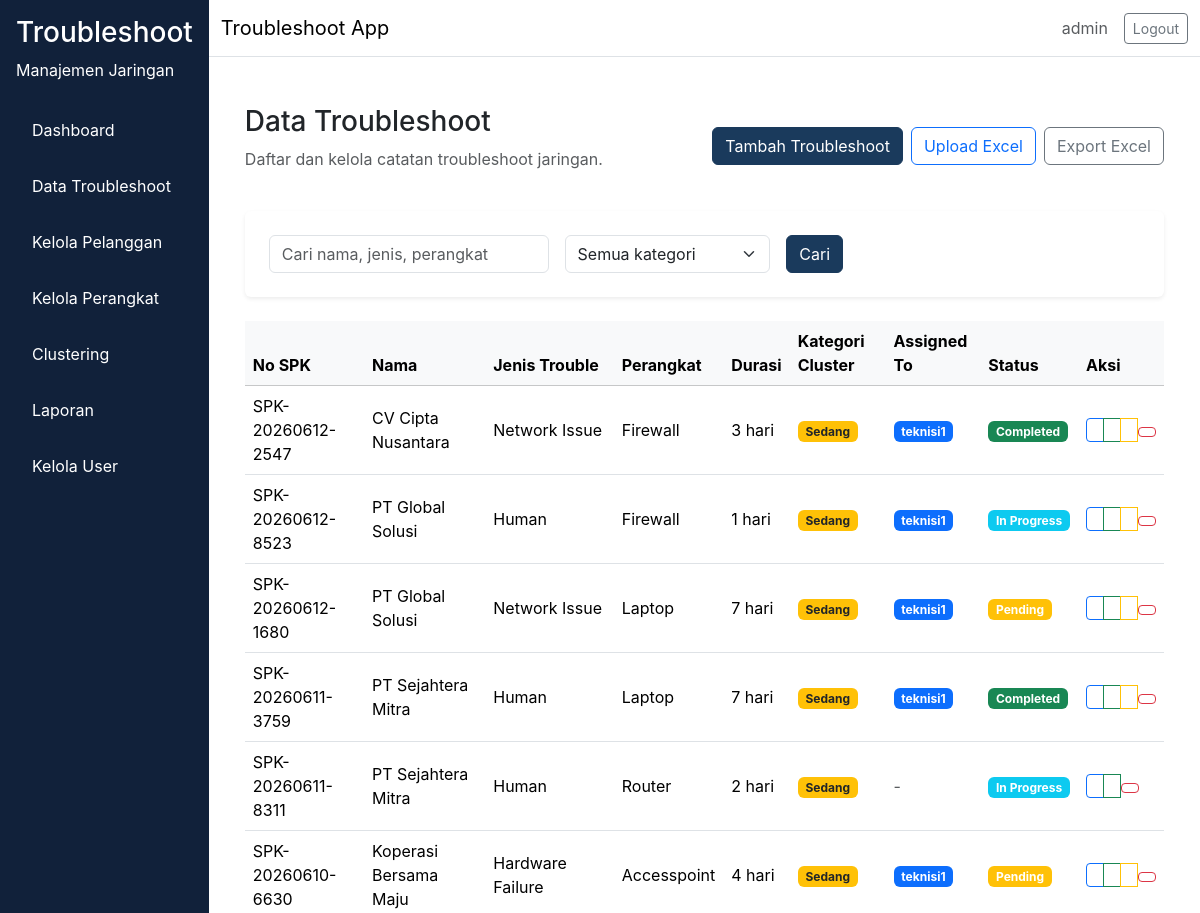
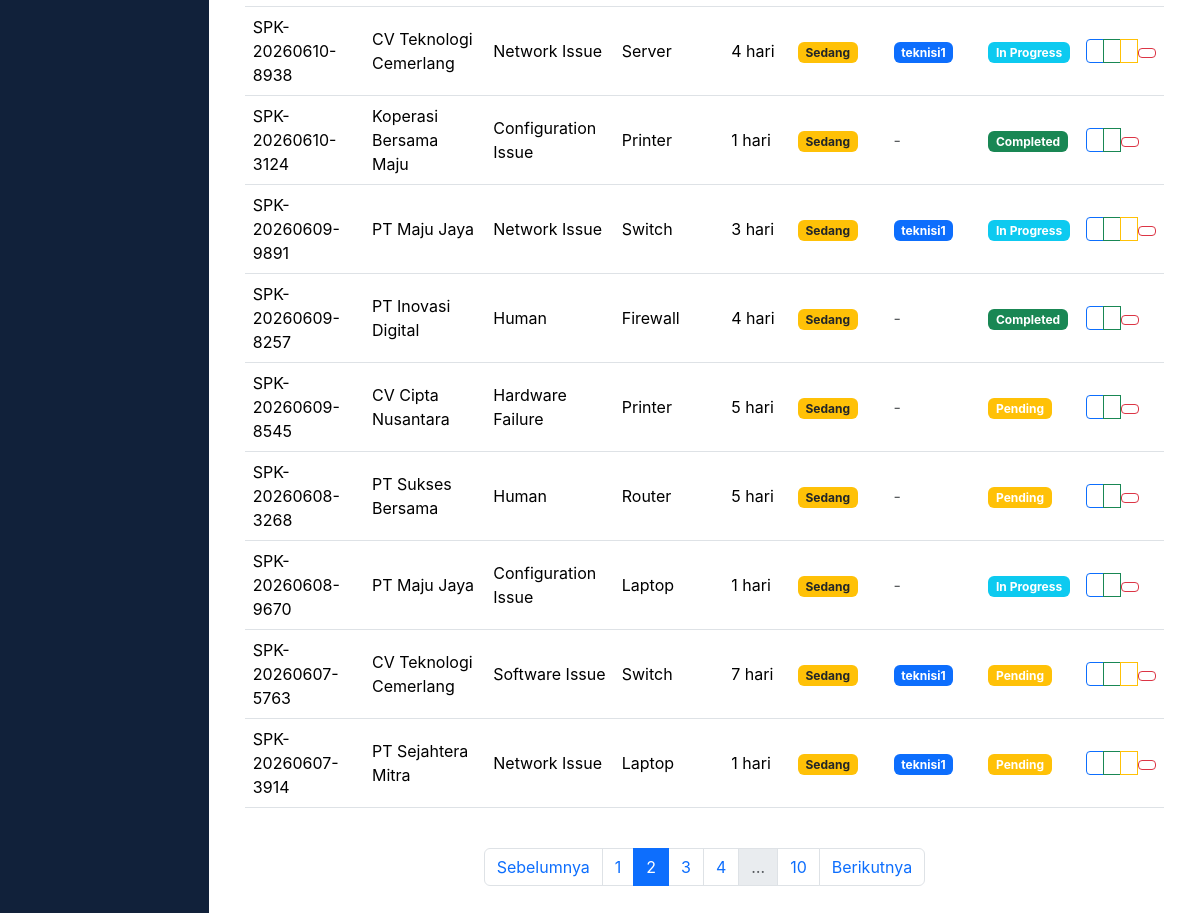
Page /troubleshoot/?page=2&search=&kategori= (signed in) on the committed database (2 pictures, top to bottom).
### app/models/user.py (models this page shows, shortened)
class User(db.Model, UserMixin):
    __tablename__ = "user"
    id = db.Column(db.Integer, primary_key=True)
    username = db.Column(db.String(64), unique=True, nullable=False)
    email = db.Column(db.String(120), unique=True, nullable=False)
    password_hash = db.Column(db.String(256), nullable=False)
    role = db.Column(db.Enum(RoleEnum), nullable=False, default=RoleEnum.teknisi)
    created_at = db.Column(db.DateTime, server_default=db.func.now(), nullable=False)
    is_active = db.Column(db.Boolean, default=True, nullable=False)

### app/models/troubleshoot.py (models this page shows, shortened)
class Troubleshoot(db.Model):
    __tablename__ = "troubleshoot"
    id = db.Column(db.Integer, primary_key=True)
    no_spk = db.Column(db.String(80), unique=True, nullable=False)
    nama_pelanggan = db.Column(db.String(150), nullable=False)
    informasi_trouble = db.Column(db.Text, nullable=False)
    jenis_trouble = db.Column(db.Enum(JenisTroubleEnum), nullable=False)
    perangkat = db.Column(db.Enum(PerangkatEnum), nullable=False)
    service = db.Column(db.Enum(ServiceEnum), nullable=False)
    tanggal_komplain = db.Column(db.DateTime, nullable=False)
    selesai_pengerjaan = db.Column(db.DateTime, nullable=True)
    durasi_pengerjaan = db.Column(db.Integer, nullable=True)
    keterangan_action = db.Column(db.Text, nullable=True)
    cluster_id = db.Column(db.Integer, nullable=True)
    kategori_cluster = db.Column(db.Enum(KategoriClusterEnum), nullable=True)
    assigned_to = db.Column(db.Integer, db.ForeignKey("user.id"), nullable=True)
    status = db.Column(db.Enum(StatusTroubleEnum), nullable=False, default=StatusTroubleEnum.Pending)
    pelanggan_id = db.Column(db.Integer, db.ForeignKey("pelanggan.id"), nullable=True)
    perangkat_id = db.Column(db.Integer, db.ForeignKey("perangkat.id"), nullable=True)
    created_by = db.Column(db.Integer, db.ForeignKey("user.id"), nullable=False)
    created_at = db.Column(db.DateTime, server_default=db.func.now(), nullable=False)
    updated_at = db.Column(db.DateTime, server_default=db.func.now(), onupdate=db.func.now(), nullable=False)
    user = db.relationship("User", backref=db.backref("troubleshoots", lazy="dynamic"), lazy="select", foreign_keys=[created_by])
    assigned_user = db.relationship("User", backref=db.backref("assigned_troubleshoots", lazy="dynamic"), lazy="select", foreign_keys=[assigned_to])

### app/routes/troubleshoot.py (the view, shortened to what this page needs)
@troubleshoot_bp.route("/")
@login_required
def index():
    page = request.args.get("page", 1, type=int)
    search = request.args.get("search", "", type=str).strip()
    kategori_filter = request.args.get("kategori", "", type=str)
    query = Troubleshoot.query
    if current_user.role.value == "teknisi":
        query = query.filter_by(assigned_to=current_user.id)
    if kategori_filter:
        query = query.filter_by(kategori_cluster=kategori_filter)
    pagination = query.order_by(Troubleshoot.created_at.desc()).paginate(page=page, per_page=15)
    return render_template(
        "troubleshoot/index.html",
        pagination=pagination,
        search=search,
        kategori_filter=kategori_filter,
    )

### app/__init__.py (called while the page is built)
def load_user(user_id):
    return User.query.get(int(user_id))

### app/templates/troubleshoot/index.html (shortened to what this page needs)
{% extends "base.html" %}
{% block content %}
<div class="container-fluid">
  <div class="d-flex flex-column flex-md-row align-items-md-center justify-content-between mb-4 gap-3">
    <div>
      <h1 class="h3">Data Troubleshoot</h1>
      <p class="text-muted">Daftar dan kelola catatan troubleshoot jaringan.</p>
    </div>
    <div class="d-flex gap-2 flex-wrap">
      {% if current_user.role.value != 'manajer' %}
      <a href="{{ url_for('troubleshoot.tambah') }}" class="btn btn-primary">Tambah Troubleshoot</a>
      <a href="{{ url_for('troubleshoot.upload') }}" class="btn btn-outline-primary">Upload Excel</a>
      {% endif %}
      <a href="{{ url_for('troubleshoot.export') }}" class="btn btn-outline-secondary">Export Excel</a>
    </div>
  </div>
  <div class="card shadow-sm p-4 mb-4">
    <form method="GET" class="row g-3 align-items-center">
      <div class="col-md-4">
        <input type="text" name="search" class="form-control" placeholder="Cari nama, jenis, perangkat" value="{{ search }}">
      </div>
      <div class="col-md-3">
        <select class="form-select" name="kategori">
          <option value="">Semua kategori</option>
        </select>
      </div>
      <div class="col-md-auto">
        <button type="submit" class="btn btn-primary">Cari</button>
      </div>
    </form>
  </div>
  <div class="table-responsive">
    <table class="table table-hover align-middle">
      <thead class="table-light">
        <tr>
          <th>No SPK</th>
          <th>Nama</th>
          <th>Jenis Trouble</th>
          <th>Perangkat</th>
          <th>Durasi</th>
          <th>Kategori Cluster</th>
          <th>Assigned To</th>
          <th>Status</th>
          <th>Aksi</th>
        </tr>
      </thead>
      <tbody>
        {% for item in pagination.items %}
        <tr>
          <td>{{ item.no_spk }}</td>
          <td>{{ item.nama_pelanggan }}</td>
          <td>{{ item.jenis_trouble.value }}</td>
          <td>{{ item.perangkat.value }}</td>
          <td>{{ item.durasi_pengerjaan or '-' }} hari</td>
          <td>
            {% if item.kategori_cluster %}
              {% if item.kategori_cluster.value == 'Ringan' %}
                <span class="badge bg-success">Ringan</span>
              {% elif item.kategori_cluster.value == 'Sedang' %}
                <span class="badge bg-warning text-dark">Sedang</span>
              {% else %}
                <span class="badge bg-danger">Berat</span>
              {% endif %}
            {% else %}
              <span class="text-muted">-</span>
            {% endif %}
          </td>
          <td>
            {% if item.assigned_user %}
              <span class="badge bg-primary">{{ item.assigned_user.username }}</span>
            {% else %}
              <span class="text-muted">-</span>
            {% endif %}
          </td>
          <td>
            <span class="badge bg-{% if item.status.value == 'Pending' %}warning{% elif item.status.value == 'In Progress' %}info{% else %}success{% endif %}">
              {{ item.status.value }}
            </span>
          </td>
          <td>
            <div class="btn-group btn-group-sm" role="group">
              <a href="{{ url_for('troubleshoot.edit', id=item.id) }}" class="btn btn-outline-primary" title="Edit">
              </a>
              {% if current_user.role.value == 'admin' %}
                <a href="{{ url_for('troubleshoot.assign', id=item.id) }}" class="btn btn-outline-success" title="Assign">
                </a>
              {% endif %}
              {% if current_user.role.value in ['admin', 'teknisi'] and item.assigned_to %}
                <a href="{{ url_for('troubleshoot.update_status', id=item.id) }}" class="btn btn-outline-warning" title="Update Status">
                </a>
              {% endif %}
              {% if current_user.role.value != 'manajer' and (current_user.role.value == 'admin' or item.created_by == current_user.id) %}
                <form method="POST" action="{{ url_for('troubleshoot.hapus', id=item.id) }}" onsubmit="return confirm('Hapus data ini?');" style="display: inline;">
                  <button type="submit" class="btn btn-sm btn-outline-danger" title="Delete">
                  </button>
                </form>
              {% endif %}
            </div>
          </td>
        </tr>
        {% else %}
        <tr>
          <td colspan="9" class="text-center text-muted">Tidak ada data.</td>
        </tr>
        {% endfor %}
      </tbody>
    </table>
  </div>
  <nav aria-label="Pagination">
    <ul class="pagination justify-content-center mt-4">
      {% if pagination.has_prev %}
        <li class="page-item">
          <a class="page-link" href="?page={{ pagination.prev_num }}&search={{ search }}&kategori={{ kategori_filter }}">Sebelumnya</a>
        </li>
      {% else %}
        <li class="page-item disabled"><span class="page-link">Sebelumnya</span></li>
      {% endif %}
      {% for page_num in pagination.iter_pages(left_edge=1, right_edge=1, left_current=2, right_current=2) %}
        {% if page_num %}
          <li class="page-item {% if page_num == pagination.page %}active{% endif %}">
            <a class="page-link" href="?page={{ page_num }}&search={{ search }}&kategori={{ kategori_filter }}">{{ page_num }}</a>
          </li>
        {% else %}
          <li class="page-item disabled"><span class="page-link">…</span></li>
        {% endif %}
      {% endfor %}
      {% if pagination.has_next %}
        <li class="page-item">
          <a class="page-link" href="?page={{ pagination.next_num }}&search={{ search }}&kategori={{ kategori_filter }}">Berikutnya</a>
        </li>
      {% else %}
        <li class="page-item disabled"><span class="page-link">Berikutnya</span></li>
      {% endif %}
    </ul>
  </nav>
</div>
{% endblock %}

### app/templates/base.html (shortened to what this page needs)
<!doctype html>
<html lang="en">
  <head>
    <link href="https://cdn.jsdelivr.net/npm/bootstrap@5.3.2/dist/css/bootstrap.min.css" rel="stylesheet">
    <link rel="stylesheet" href="{{ url_for('static', filename='css/style.css') }}">
  </head>
  <body>
    <div class="d-flex min-vh-100 bg-light">
      {% if current_user.is_authenticated %}
      <nav class="sidebar p-3">
        <div class="sidebar-header mb-4 text-white">
          <h3>Troubleshoot</h3>
          <p>Manajemen Jaringan</p>
        </div>
        <ul class="nav flex-column">
          <li class="nav-item mb-2">
            <a class="nav-link text-white" href="{{ url_for('dashboard.index') }}">Dashboard</a>
          </li>
          {% if current_user.role.value == 'teknisi' %}
            <li class="nav-item mb-2">
              <a class="nav-link text-white" href="{{ url_for('troubleshoot.my_tasks') }}">Task Saya</a>
            </li>
          {% else %}
            <li class="nav-item mb-2">
              <a class="nav-link text-white" href="{{ url_for('troubleshoot.index') }}">Data Troubleshoot</a>
            </li>
            <li class="nav-item mb-2">
              <a class="nav-link text-white" href="{{ url_for('pelanggan.index') }}">Kelola Pelanggan</a>
            </li>
            <li class="nav-item mb-2">
              <a class="nav-link text-white" href="{{ url_for('pelanggan.perangkat_index') }}">Kelola Perangkat</a>
            </li>
            {% if current_user.role.value in ['admin', 'manajer'] %}
            <li class="nav-item mb-2">
              <a class="nav-link text-white" href="{{ url_for('clustering.index') }}">Clustering</a>
            </li>
            {% endif %}
            <li class="nav-item mb-2">
              <a class="nav-link text-white" href="{{ url_for('laporan.index') }}">Laporan</a>
            </li>
          {% endif %}
          {% if current_user.role.value == 'admin' %}
          <li class="nav-item mb-2">
            <a class="nav-link text-white" href="{{ url_for('admin.users') }}">Kelola User</a>
          </li>
          {% endif %}
        </ul>
      </nav>
      {% endif %}
      <div class="flex-grow-1 d-flex flex-column">
        <nav class="navbar navbar-expand-lg navbar-light bg-white border-bottom">
          <div class="container-fluid">
            <div class="navbar-brand mb-0">Troubleshoot App</div>
            <div class="d-flex align-items-center gap-3">
              {% if current_user.is_authenticated %}
              <span class="text-muted">{{ current_user.username }}</span>
              <a class="btn btn-outline-secondary btn-sm" href="{{ url_for('auth.logout') }}">Logout</a>
              {% endif %}
            </div>
          </div>
        </nav>
        <main class="flex-grow-1 p-4 bg-white">
          {% block content %}
          {% endblock %}
        </main>
      </div>
    </div>
  </body>
</html>

### app/static/css/style.css (style rules this page uses)
:root { --primary-color: #1a3a5c; --sidebar-bg: #11213a; --content-bg: #f8f9fa; }
body { margin: 0; font-family: Inter, system-ui, -apple-system, BlinkMacSystemFont, "Segoe UI", sans-serif; background-color: var(--content-bg); }
.sidebar { width: 250px; min-height: 100vh; background-color: var(--sidebar-bg); color: #ffffff; }
.sidebar-header h3, .sidebar-header p, .sidebar .nav-link { color: #ffffff; }
.sidebar .nav-link { padding: 0.75rem 1rem; border-radius: 0.5rem; }
main { background-color: #ffffff; }
.card { border: none; }
.btn-primary { background-color: var(--primary-color); border-color: var(--primary-color); }

### rows in the picture
User: username "admin"
Troubleshoot: no_spk "SPK-20260612-2547", nama_pelanggan "CV Cipta Nusantara", jenis_trouble.value "Network Issue", perangkat.value "Firewall", durasi_pengerjaan "3", kategori_cluster "Sedang", assigned_user.username "teknisi1", status.value "Completed"
Troubleshoot: no_spk "SPK-20260612-8523", nama_pelanggan "PT Global Solusi", jenis_trouble.value "Human", perangkat.value "Firewall", durasi_pengerjaan "1", kategori_cluster "Sedang", assigned_user.username "teknisi1", status.value "In Progress"
Troubleshoot: no_spk "SPK-20260612-1680", nama_pelanggan "PT Global Solusi", jenis_trouble.value "Network Issue", perangkat.value "Laptop", durasi_pengerjaan "7", kategori_cluster "Sedang", assigned_user.username "teknisi1", status.value "Pending"
Troubleshoot: no_spk "SPK-20260611-3759", nama_pelanggan "PT Sejahtera Mitra", jenis_trouble.value "Human", perangkat.value "Laptop", durasi_pengerjaan "7", kategori_cluster "Sedang", assigned_user.username "teknisi1", status.value "Completed"
Troubleshoot: no_spk "SPK-20260611-8311", nama_pelanggan "PT Sejahtera Mitra", jenis_trouble.value "Human", perangkat.value "Router", durasi_pengerjaan "2", kategori_cluster "Sedang", status.value "In Progress"
Troubleshoot: no_spk "SPK-20260610-6630", nama_pelanggan "Koperasi Bersama Maju", jenis_trouble.value "Hardware Failure", perangkat.value "Accesspoint", durasi_pengerjaan "4", kategori_cluster "Sedang", assigned_user.username "teknisi1", status.value "Pending"
Troubleshoot: no_spk "SPK-20260610-8938", nama_pelanggan "CV Teknologi Cemerlang", jenis_trouble.value "Network Issue", perangkat.value "Server", durasi_pengerjaan "4", kategori_cluster "Sedang", assigned_user.username "teknisi1", status.value "In Progress"
Troubleshoot: no_spk "SPK-20260610-3124", nama_pelanggan "Koperasi Bersama Maju", jenis_trouble.value "Configuration Issue", perangkat.value "Printer", durasi_pengerjaan "1", kategori_cluster "Sedang", status.value "Completed"
Troubleshoot: no_spk "SPK-20260609-9891", nama_pelanggan "PT Maju Jaya", jenis_trouble.value "Network Issue", perangkat.value "Switch", durasi_pengerjaan "3", kategori_cluster "Sedang", assigned_user.username "teknisi1", status.value "In Progress"
Troubleshoot: no_spk "SPK-20260609-8257", nama_pelanggan "PT Inovasi Digital", jenis_trouble.value "Human", perangkat.value "Firewall", durasi_pengerjaan "4", kategori_cluster "Sedang", status.value "Completed"
Troubleshoot: no_spk "SPK-20260609-8545", nama_pelanggan "CV Cipta Nusantara", jenis_trouble.value "Hardware Failure", perangkat.value "Printer", durasi_pengerjaan "5", kategori_cluster "Sedang", status.value "Pending"
Troubleshoot: no_spk "SPK-20260608-3268", nama_pelanggan "PT Sukses Bersama", jenis_trouble.value "Human", perangkat.value "Router", durasi_pengerjaan "5", kategori_cluster "Sedang", status.value "Pending"
Troubleshoot: no_spk "SPK-20260608-9670", nama_pelanggan "PT Maju Jaya", jenis_trouble.value "Configuration Issue", perangkat.value "Laptop", durasi_pengerjaan "1", kategori_cluster "Sedang", status.value "In Progress"
Troubleshoot: no_spk "SPK-20260607-5763", nama_pelanggan "CV Teknologi Cemerlang", jenis_trouble.value "Software Issue", perangkat.value "Switch", durasi_pengerjaan "7", kategori_cluster "Sedang", assigned_user.username "teknisi1", status.value "Pending"
Troubleshoot: no_spk "SPK-20260607-3914", nama_pelanggan "PT Sejahtera Mitra", jenis_trouble.value "Network Issue", perangkat.value "Laptop", durasi_pengerjaan "1", kategori_cluster "Sedang", assigned_user.username "teknisi1", status.value "Pending"

### other values in the picture
{{ page_num }} "1" "2" "3" "4" "10"
